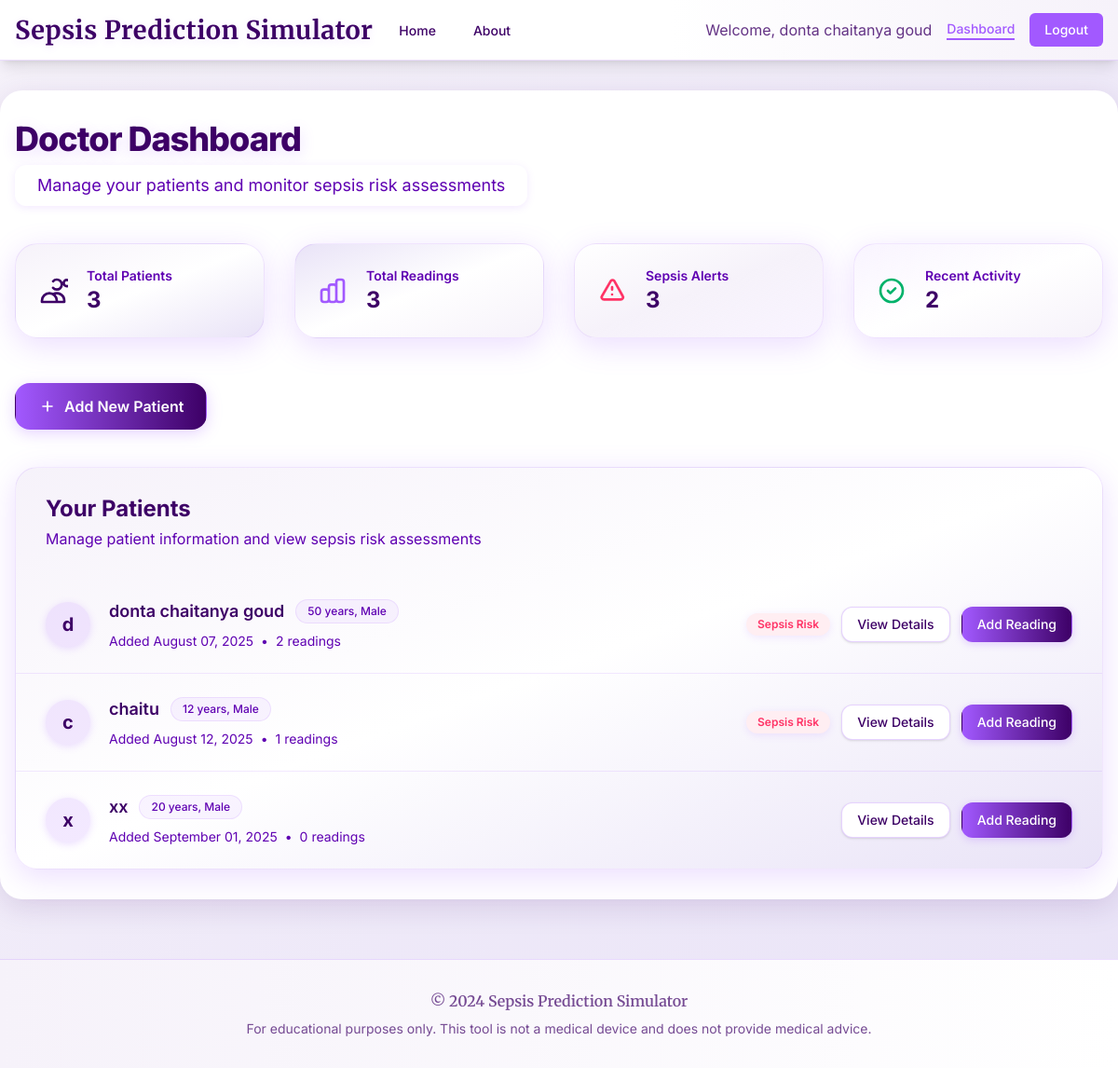
The page /dashboard (signed in) on the database its author committed.
### app.py (models this page shows)
class User(UserMixin, db.Model):
    id = db.Column(db.Integer, primary_key=True)
    email = db.Column(db.String(120), unique=True, nullable=False)
    name = db.Column(db.String(120), nullable=False)
    password_hash = db.Column(db.String(255), nullable=False)
    created_at = db.Column(db.DateTime, default=datetime.utcnow)
    patients = db.relationship('Patient', backref='doctor', lazy=True)

class Patient(db.Model):
    id = db.Column(db.Integer, primary_key=True)
    doctor_id = db.Column(db.Integer, db.ForeignKey('user.id'), nullable=False)
    name = db.Column(db.String(120), nullable=False)
    age = db.Column(db.Integer, nullable=False)
    gender = db.Column(db.String(10), nullable=False)
    created_at = db.Column(db.DateTime, default=datetime.utcnow)
    readings = db.relationship('Reading', backref='patient', lazy=True, order_by='Reading.timestamp.desc()')

### app.py (the view)
@app.route('/dashboard')
@doctor_required
def dashboard():
    patients = Patient.query.filter_by(doctor_id=current_user.id).all()
    return render_template('dashboard.html', patients=patients)

### app.py (called while the page is built)
@login_manager.user_loader
def load_user(user_id):
    return User.query.get(int(user_id))

def doctor_required(f):
    @wraps(f)
    def decorated_function(*args, **kwargs):
        if not current_user.is_authenticated:
            return redirect(url_for('login'))
        return f(*args, **kwargs)
    return decorated_function

### templates/dashboard.html (shortened to what this page needs)
{% extends "base.html" %}
{% block content %}
<div class="max-w-7xl mx-auto">
    <div class="mb-10">
        <h1 class="text-4xl font-extrabold" style="color: #3D0066; letter-spacing: -1px; text-shadow: 0 4px 16px #A259FF33;">
            Doctor Dashboard
        </h1>
        <p class="text-lg text-[#5F00B2] mt-2 bg-white inline-block px-6 py-2 rounded-xl shadow" style="box-shadow: 0 2px 8px 0 #A259FF22;">
            Manage your patients and monitor sepsis risk assessments
        </p>
    </div>
    <div class="grid grid-cols-1 md:grid-cols-4 gap-8 mb-12">
        <div class="bg-gradient-to-br from-[#f6f2fa] via-white to-[#e9e3f7] rounded-3xl shadow-2xl border border-[#A259FF22] transform hover:-translate-y-1 transition duration-200" style="box-shadow: 0 8px 32px 0 #A259FF33;">
            <div class="p-6">
                <div class="flex items-center">
                    <div class="flex-shrink-0">
                        <svg class="h-8 w-8 text-[#3D0066]" fill="none" stroke="currentColor" viewBox="0 0 24 24">
                            <path stroke-linecap="round" stroke-linejoin="round" stroke-width="2" d="M12 4.354a4 4 0 110 5.292M15 21H3v-1a6 6 0 0112 0v1zm0 0h6v-1a6 6 0 00-9-5.197m13.5-9a2.5 2.5 0 11-5 0 2.5 2.5 0 015 0z"></path>
                        </svg>
                    </div>
                    <div class="ml-5 w-0 flex-1">
                        <dl>
                            <dt class="text-sm font-semibold text-[#5F00B2] truncate">Total Patients</dt>
                            <dd class="text-2xl font-bold" style="color: #3D0066;">{{ patients|length }}</dd>
                        </dl>
                    </div>
                </div>
            </div>
        </div>
        <div class="bg-gradient-to-br from-[#e9e3f7] via-white to-[#f6f2fa] rounded-3xl shadow-2xl border border-[#A259FF22] transform hover:-translate-y-1 transition duration-200" style="box-shadow: 0 8px 32px 0 #A259FF33;">
            <div class="p-6">
                <div class="flex items-center">
                    <div class="flex-shrink-0">
                    </div>
                    <div class="ml-5 w-0 flex-1">
                        <dl>
                            <dt class="text-sm font-semibold text-[#5F00B2] truncate">Total Readings</dt>
                            <dd class="text-2xl font-bold" style="color: #3D0066;">
                                {% set total_readings = namespace(value=0) %}
                                {% for patient in patients %}
                                    {% set total_readings.value = total_readings.value + patient.readings|length %}
                                {% endfor %}
                                {{ total_readings.value }}
                            </dd>
                        </dl>
                    </div>
                </div>
            </div>
        </div>
        <div class="bg-gradient-to-br from-[#fff] via-[#f6f2fa] to-[#A259FF11] rounded-3xl shadow-2xl border border-[#A259FF22] transform hover:-translate-y-1 transition duration-200" style="box-shadow: 0 8px 32px 0 #A259FF33;">
            <div class="p-6">
                <div class="flex items-center">
                    <div class="flex-shrink-0">
                        <svg class="h-8 w-8 text-[#FF3366]" fill="none" stroke="currentColor" viewBox="0 0 24 24">
                            <path stroke-linecap="round" stroke-linejoin="round" stroke-width="2" d="M12 9v2m0 4h.01m-6.938 4h13.856c1.54 0 2.502-1.667 1.732-2.5L13.732 4c-.77-.833-1.964-.833-2.732 0L3.732 16.5c-.77.833.192 2.5 1.732 2.5z"></path>
                        </svg>
                    </div>
                    <div class="ml-5 w-0 flex-1">
                        <dl>
                            <dt class="text-sm font-semibold text-[#5F00B2] truncate">Sepsis Alerts</dt>
                            <dd class="text-2xl font-bold" style="color: #3D0066;">
                                {% set sepsis_count = namespace(value=0) %}
                                {% for patient in patients %}
                                    {% for reading in patient.readings %}
                                        {% if reading.prediction %}
                                            {% set sepsis_count.value = sepsis_count.value + 1 %}
                                        {% endif %}
                                    {% endfor %}
                                {% endfor %}
                                {{ sepsis_count.value }}
                            </dd>
                        </dl>
                    </div>
                </div>
            </div>
        </div>
        <div class="bg-gradient-to-br from-[#A259FF11] via-white to-[#f6f2fa] rounded-3xl shadow-2xl border border-[#A259FF22] transform hover:-translate-y-1 transition duration-200" style="box-shadow: 0 8px 32px 0 #A259FF33;">
            <div class="p-6">
                <div class="flex items-center">
                    <div class="flex-shrink-0">
                        <svg class="h-8 w-8 text-[#00B26A]" fill="none" stroke="currentColor" viewBox="0 0 24 24">
                            <path stroke-linecap="round" stroke-linejoin="round" stroke-width="2" d="M9 12l2 2 4-4m6 2a9 9 0 11-18 0 9 9 0 0118 0z"></path>
                        </svg>
                    </div>
                    <div class="ml-5 w-0 flex-1">
                        <dl>
                            <dt class="text-sm font-semibold text-[#5F00B2] truncate">Recent Activity</dt>
                            <dd class="text-2xl font-bold" style="color: #3D0066;">
                                {% set recent_count = namespace(value=0) %}
                                {% for patient in patients %}
                                    {% for reading in patient.readings[:1] %}
                                        {% set recent_count.value = recent_count.value + 1 %}
                                    {% endfor %}
                                {% endfor %}
                                {{ recent_count.value }}
                            </dd>
                        </dl>
                    </div>
                </div>
            </div>
        </div>
    </div>
    <div class="mb-10">
        <a href="{{ url_for('new_patient') }}"
           class="inline-flex items-center px-6 py-3 border border-transparent text-base font-semibold rounded-2xl shadow-lg text-white transition hover:opacity-90"
           style="background: linear-gradient(90deg, #A259FF 0%, #3D0066 100%); box-shadow: 0 4px 16px 0 #A259FF44;">
            <svg class="h-5 w-5 mr-2" fill="none" stroke="currentColor" viewBox="0 0 24 24">
                <path stroke-linecap="round" stroke-linejoin="round" stroke-width="2" d="M12 6v6m0 0v6m0-6h6m-6 0H6"></path>
            </svg>
            Add New Patient
        </a>
    </div>
    <div class="bg-gradient-to-br from-[#f6f2fa] via-white to-[#e9e3f7] shadow-2xl border border-[#A259FF22] sm:rounded-3xl" style="box-shadow: 0 8px 32px 0 #A259FF33;">
        <div class="px-6 py-7 sm:px-8">
            <h3 class="text-2xl font-bold" style="color: #3D0066;">Your Patients</h3>
            <p class="mt-1 max-w-2xl text-base text-[#5F00B2]">Manage patient information and view sepsis risk assessments</p>
        </div>
        {% if patients and patients|length > 0 %}
            <ul class="divide-y divide-[#A259FF22]">
                {% for patient in patients %}
                <li>
                    <div class="px-6 py-6 sm:px-8">
                        <div class="flex items-center justify-between">
                            <div class="flex items-center">
                                <div class="flex-shrink-0">
                                    <div class="h-12 w-12 rounded-full bg-[#A259FF22] flex items-center justify-center shadow" style="box-shadow: 0 2px 8px 0 #A259FF33;">
                                        <span class="text-[#3D0066] font-bold text-xl">
                                            {{ patient.name[0]|default('?', true) }}
                                        </span>
                                    </div>
                                </div>
                                <div class="ml-5">
                                    <div class="flex items-center">
                                        <p class="text-lg font-semibold" style="color: #3D0066;">{{ patient.name }}</p>
                                        <span class="ml-3 inline-flex items-center px-3 py-1 rounded-full text-xs font-medium bg-[#A259FF11] text-[#5F00B2] border border-[#A259FF22]">
                                            {{ patient.age }} years, {{ patient.gender }}
                                        </span>
                                    </div>
                                    <div class="mt-2 flex items-center text-sm text-[#5F00B2]">
                                        <p>
                                            Added
                                            {% if patient.created_at %}
                                                {{ patient.created_at.strftime('%B %d, %Y') }}
                                            {% else %}
                                                Unknown date
                                            {% endif %}
                                        </p>
                                        <span class="mx-2">•</span>
                                        <p>{{ patient.readings|length }} readings</p>
                                    </div>
                                </div>
                            </div>
                            <div class="flex items-center space-x-3">
                                {% if patient.readings and patient.readings|length > 0 %}
                                    {% set latest_reading = patient.readings[0] %}
                                    <span class="inline-flex items-center px-3 py-1 rounded-full text-xs font-semibold shadow"
                                        style="{% if latest_reading.prediction %}background: #FFEEF2; color: #FF3366;{% else %}background: #E6FFF2; color: #00B26A;{% endif %} box-shadow: 0 2px 8px 0 #A259FF22;">
                                        {% if latest_reading.prediction %}Sepsis Risk{% else %}No Sepsis{% endif %}
                                    </span>
                                {% endif %}
                                <a href="{{ url_for('patient_detail', patient_id=patient.id) }}"
                                   class="inline-flex items-center px-4 py-2 border border-[#A259FF44] shadow text-sm font-medium rounded-xl text-[#3D0066] bg-white hover:bg-[#f6f2fa] focus:outline-none focus:ring-2 focus:ring-offset-2 focus:ring-[#A259FF] transition">
                                    View Details
                                </a>
                                <a href="{{ url_for('new_reading', patient_id=patient.id) }}"
                                   class="inline-flex items-center px-4 py-2 border border-transparent text-sm font-medium rounded-xl text-white transition hover:opacity-90"
                                   style="background: linear-gradient(90deg, #A259FF 0%, #3D0066 100%); box-shadow: 0 2px 8px 0 #A259FF44;">
                                    Add Reading
                                </a>
                            </div>
                        </div>
                    </div>
                </li>
                {% endfor %}
            </ul>
        {% endif %}
    </div>
</div>
{% endblock %}

### templates/base.html (shortened to what this page needs)
<!DOCTYPE html>
<html lang="en">
<head>
    <script src="https://cdn.tailwindcss.com"></script>
</head>
<body class="bg-[#f6f2fa] text-[#2A004D] min-h-screen">
    <nav class="nav-bg shadow-lg border-b border-[#A259FF]/20">
        <div class="max-w-7xl mx-auto px-4">
            <div class="flex justify-between h-16">
                <div class="flex">
                    <div class="flex-shrink-0 flex items-center">
                        <a href="{{ url_for('home') }}" class="official-title">
                            Sepsis Prediction Simulator
                        </a>
                    </div>
                    <div class="hidden sm:ml-6 sm:flex sm:space-x-8">
                        <a href="{{ url_for('home') }}" class="nav-link inline-flex items-center px-1 pt-1 border-b-2 border-transparent text-sm font-medium {% if request.endpoint == 'home' %}active{% endif %}">
                            Home
                        </a>
                        <a href="{{ url_for('about') }}" class="nav-link inline-flex items-center px-1 pt-1 border-b-2 border-transparent text-sm font-medium {% if request.endpoint == 'about' %}active{% endif %}">
                            About
                        </a>
                    </div>
                </div>
                <div class="hidden sm:ml-6 sm:flex sm:items-center">
                    {% if current_user.is_authenticated %}
                        <div class="flex items-center space-x-4">
                            <span class="text-[#3D0066]/80">Welcome, {{ current_user.name }}</span>
                            <a href="{{ url_for('dashboard') }}" class="nav-link text-sm font-medium {% if request.endpoint == 'dashboard' %}active{% endif %}">
                                Dashboard
                            </a>
                            <a href="{{ url_for('logout') }}" class="bg-[#A259FF] text-white px-4 py-2 rounded-md text-sm font-medium hover:bg-[#3D0066] transition">
                                Logout
                            </a>
                        </div>
                    {% endif %}
                </div>
            </div>
        </div>
    </nav>
    <main class="max-w-7xl mx-auto px-4 py-8 mt-8 mb-8">
        {% block content %}{% endblock %}
    </main>
    <footer class="border-t border-[#A259FF]/20 mt-16">
        <div class="max-w-7xl mx-auto px-4 py-8">
            <div class="text-center text-[#3D0066]/70">
                <p class="font-semibold" style="font-family: 'Merriweather', 'Times New Roman', Times, serif;">&copy; 2024 Sepsis Prediction Simulator</p>
                <p class="mt-2 text-sm">For educational purposes only. This tool is not a medical device and does not provide medical advice.</p>
            </div>
        </div>
    </footer>
</body>
</html>

### templates/base.html (style rules this page uses)
body { font-family: 'Inter', sans-serif; background: linear-gradient(135deg, #f6f2fa 0%, #e9e3f7 100%); color: #2A004D; }
.official-title { font-family: 'Merriweather', 'Times New Roman', Times, serif; font-weight: 700; font-size: 1.7rem; letter-spacing: 0.5px; color: #3D0066; text-shadow: 0 2px 8px #A259FF22, 0 1px 0 #fff; }
.nav-link { color: #3D0066; font-weight: 500; transition: color 0.2s, border-color 0.2s; }
.nav-link:hover, .nav-link.active { color: #A259FF; border-bottom: 2px solid #A259FF; }
.nav-bg { background: linear-gradient(90deg, #fff 60%, #f6f2fa 100%); }
main { background: #fff; border-radius: 1.5rem; box-shadow: 0 8px 32px 0 #3D006622; }
footer { background: linear-gradient(90deg, #f6f2fa 0%, #fff 100%); }

### rows shown on the page
User: name "donta chaitanya goud"
Patient: name "d", name "donta chaitanya goud", age "50", gender "Male", created_at "August 07, 2025", readings|length "2", shows "Sepsis Risk"
Patient: name "c", name "chaitu", age "12", gender "Male", created_at "August 12, 2025", readings|length "1", shows "Sepsis Risk"
Patient: name "x", name "xx", age "20", gender "Male", created_at "September 01, 2025", readings|length "0"

### other values the page prints
{{ patients|length }} "3"
{{ total_readings.value }} "3"
{{ sepsis_count.value }} "3"
{{ recent_count.value }} "2"
